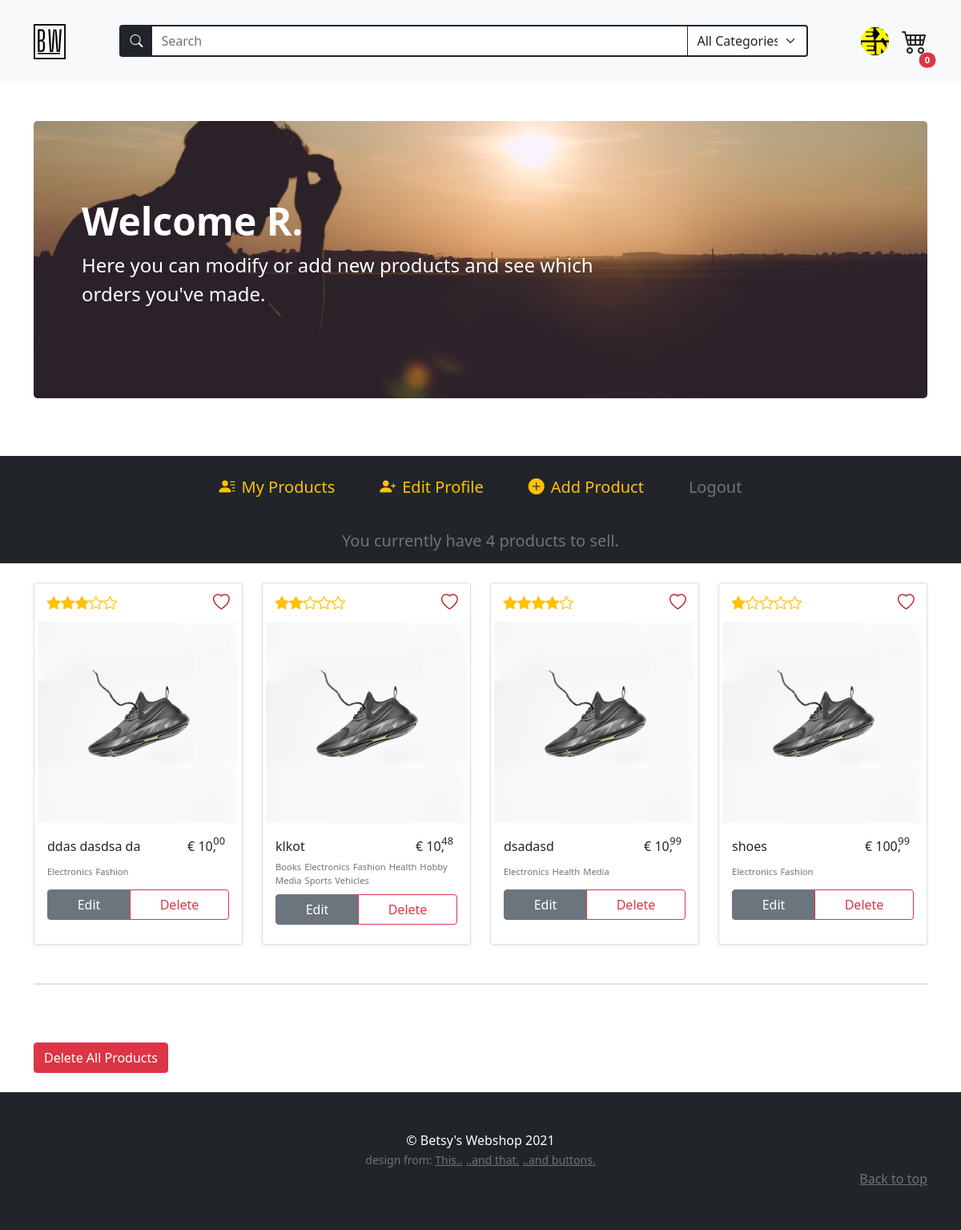
/account (signed in), run on an earlier commit of the app's database.
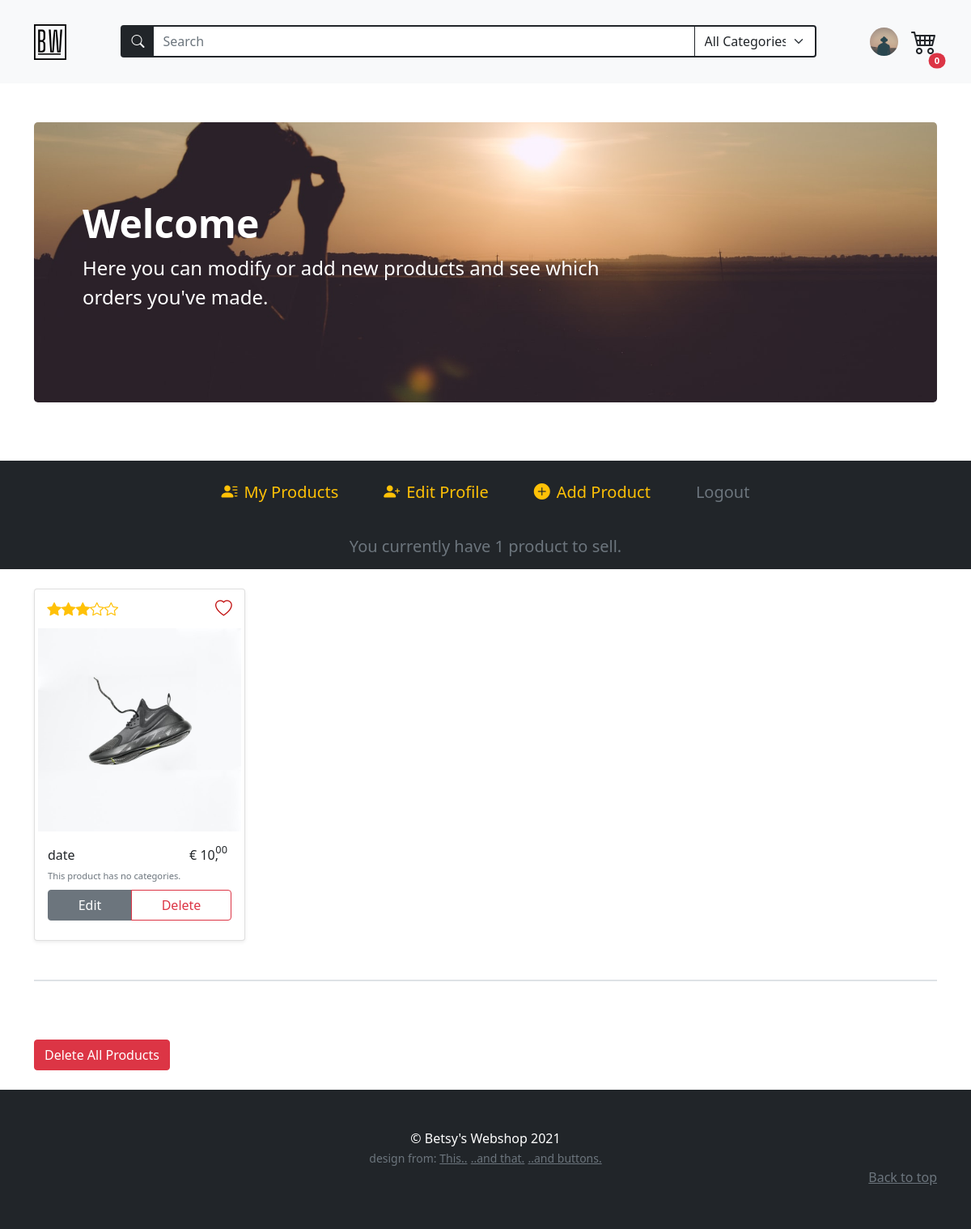
And on a later commit of the database.
### models.py (models this page shows, shortened)
class BaseModel(db_wrapper.Model):
    class Meta:
        database = db

class User(BaseModel, UserMixin):
    first_name = CharField(index=True, max_length=30, null=True, default="user")
    last_name = CharField(max_length=120, null=True, default="lastname")
    address = CharField(max_length=200, null=True, default="street123")
    city = CharField(max_length=50, null=True, default="city")
    country = CharField(max_length=50, null=True)
    cc_number = IntegerField(null=True, default=12345)
    username = CharField(index=True, max_length=30, unique=True)
    email = CharField(index=True, max_length=50, unique=True)
    password = CharField(max_length=255)
    profile_pic = CharField(null=True, default="default_user.jpg")

class Product(BaseModel):
    name = CharField(max_length=50)
    description = TextField(null=True)
    price_per_unit = DecimalField(
        constraints=[Check("price_per_unit >= 0")],
        decimal_places=2,
        max_digits=10,
        auto_round=True,
    )
    stock = IntegerField(default=1)
    owner = ForeignKeyField(User, backref="products")
    product_pic = CharField(null=True, default="default_product.jpg")
    date_posted = DateTimeField(formats="%Y-%m-%d %H:%M", default=datetime.now)

class ProductTag(BaseModel):
    product = ForeignKeyField(Product, index=True, backref="tags")
    tag = ForeignKeyField(Tag, index=True, backref="products")

class Tag(BaseModel):
    name = CharField(unique=True, max_length=30)

### routes.py (the view)
@app.route("/account", methods=["GET", "POST"])
@login_required
def account():
    update_account_form = UpdateAccountForm(
        prefix="update_account",
        country=current_user.country,
        profile_pic=current_user.profile_pic or "default_user.jpg",
    )
    add_product_form = AddProductForm(prefix="add-product")
    search_form = SearchForm(prefix="search_form")
    search_form.search_tag.choices = get_alpha_tag_names()
    user_products = list_user_products(current_user.id)
    profile_pic = url_for(
        "static", filename=f"/profile_pics/{current_user.profile_pic}"
    ) or url_for("static", filename="/profile_pics/default_user.jpg")
    return render_template(
        "account.html",
        title="Account",
        add_product_form=add_product_form,
        update_account_form=update_account_form,
        search_form=search_form,
        user_products=user_products,
        all_products=Product.select(),
        profile_pic=profile_pic,
        on_account_page=True,
        randomize=randomize,
        int_splitter=int_splitter,
    )

### forms.py (shortened to what this page needs)
class UpdateAccountForm(FlaskForm):
    first_name = StringField("Name", validators=[DataRequired(), Length(min=2, max=30)])
    last_name = StringField(
        "Surname", validators=[InputRequired(), Length(min=2, max=120)]
    )
    address = StringField(
        "Address", validators=[InputRequired(), Length(min=8, max=200)]
    )
    city = StringField("City", validators=[InputRequired(), Length(min=2, max=50)])
    country = SelectField(
        "Country",
        choices=["...", "Netherlands", "Belgium", "Germany", "France", "Other"],
        validators=[InputRequired()],
    )
    cc_number = IntegerField("Credit Card Number", validators=[InputRequired()])
    username = StringField(
        "Username",
        validators=[InputRequired(), Length(min=5, max=25)],
    )
    email = EmailField(
        "Email", validators=[InputRequired(), Length(min=5, max=50), Email()]
    )
    profile_pic = FileField(
        "Profile Picture",
        validators=[
            FileAllowed(["jpeg", "jpg", "png"], "Accepts only 'jpg' and 'png' !")
        ],
    )
    update = SubmitField("Update")

### main.py (called while the page is built)
def randomize():
    random_num = randint(2, 6)
    return random_num

### templates/account.html (shortened to what this page needs)
{% extends 'base.html' %}
{% block content %}
{% include "modal_delete_all_products.html" %} {% include 'account_navbar.html'
%}
<div class="container">
  <div class="album my-4">
    <div class="row row-cols-2 row-cols-md-3 row-cols-lg-4 g-4">
      {% for product in user_products %} {% include "modal_delete_product.html"
      %} {% include "product_featurette.html" %} {% endfor%}
    </div>
  </div>
  <div class="border my-5"></div>
  {% if user_products | length >= 1%}
  <button
    type="button"
    class="btn btn-danger my-4"
    data-bs-toggle="modal"
    data-bs-target="#deleteAllProductsModal"
  >
    Delete All Products
  </button>
</div>
{% endif %} {% endblock content %}

### templates/navbar.html (shortened to what this page needs)
<nav
  class="navbar navbar-expand-md navbar-light bg-light sticky-top"
>
  <div class="container py-3">
    <a class="navbar-brand" href="{{url_for('home') }}"
      ><img
        src="{{url_for('static', filename='assets/brand.svg')}}"
        alt=""
        width="40"
        class="d-inline-block align-text-top"
    /></a>
    {% include "searchbar.html" %}
        <ul class="nav">
        {% if current_user.is_authenticated %}
        <li class="nav-item dropdown position-relative d-flex align-items-center">
          <div class="profile-icon-container" id="navbarDropdown" data-bs-toggle="dropdown" aria-expanded="false" >
            <img
            style="width: 35px; height: 35px; object-fit: cover"
            class="rounded-circle mx-3 profile-icon d-block align-bottom "
            src="{{(url_for('static', filename='profile_pics/' + current_user.profile_pic ))  }}"
            alt="user thumbnail"
          />
          </div>
        </li>
        <li class="d-flex cart-icon position-relative" type="button" data-bs-toggle="offcanvas" data-bs-target="#offcanvasCart" aria-controls="offcanvasCart" >
          <i class="bi bi-cart4" style="font-size: 2rem;"></i>
          <span class="position-absolute top-100 start-100 translate-middle badge rounded-pill bg-danger" style="font-size: .7rem;">{{session['cart'] | length}}</span>
        </li>
        {% endif %}
      </ul>
    </div>
</nav>

### templates/account_navbar.html (shortened to what this page needs)
<div class="container py-5">
  <div class="p-5 mb-4 bg-dark rounded-3 account-banner banner">
    <div class="container-fluid py-5">
      <h1 class="display-5 fw-bold text-white">
        Welcome {{ current_user.first_name }}
      </h1>
      <p class="col-md-8 fs-4 text-white">
        Here you can modify or add new products and see which orders you've
        made.
      </p>
    </div>
  </div>
</div>
<ul
  class="
    nav
    row row-cols-md-2 row-cols-lg-auto
    justify-content-center
    bg-dark
    py-3
    fs-5
    mx-0
  "
>
  <li class="nav-item d-flex align-items-center justify-content-center">
    <a
      class="nav-link text-warning"
      href="{{url_for('account')}}"
      role="button"
    >
      <span><i class="bi bi-person-lines-fill pe-2"></i>My Products</span>
    </a>
  </li>
  <li class="nav-item d-flex align-items-center justify-content-center">
    <a
      id="collapseAccountBtn"
      class="nav-link text-warning"
      data-bs-toggle="collapse"
      href="#collapseAccountForm"
      role="button"
      aria-expanded="false"
      aria-controls="collapseAccountForm"
    >
      <span
        ><i class="bi bi-person-plus-fill text-warning pe-2"></i>Edit
        Profile</span
      >
    </a>
  </li>
  <li class="nav-item d-flex align-items-center justify-content-center">
    <a
      id="collapseProductFormBtn"
      class="nav-link text-warning"
      data-bs-toggle="collapse"
      href="#collapseProductForm"
      role="button"
      aria-expanded="false"
      aria-controls="collapseProductForm"
      ><span><i class="bi bi-plus-circle-fill pe-2"></i>Add Product</span></a
    >
  </li>
  <li class="nav-item d-flex align-items-center justify-content-center">
    <a
      class="nav-link text-muted"
      href="{{url_for('logout')}}"
      tabindex="-1"
      aria-disabled="true"
      >Logout</a
    >
  </li>
</ul>
<h1 class="text-center fs-5 bg-dark text-secondary py-3">
  {% if user_products|length == 1 %} You currently have {{ user_products|length
  }} product to sell. {% else %} You currently have {{ user_products|length }}
  products to sell. {% endif %}
</h1>

### templates/product_featurette.html (shortened to what the changed rows need)
<div class="card-group col" id="productID-{{product.id}}">
  <div class="card shadow-sm">
    <div class="card-img-container">
      {% set random = randomize() %} {% set les = 6 - random %}
      <div class="product-icons">
        <div class="d-flex text-warning product-rating">
          {% for count in range(1,random) %}
          <i class="bi bi-star-fill"></i>
          {% endfor %} {% for count in range(les) %}
          <i class="bi bi-star"></i>
          {% endfor %}
        </div>
        <div>
          {% if product.id in session['favorite'] %}
          <a
            href="{{url_for('handle_favorite', product_id=product.id)}}#productID-{{product.id}}"
            type="button"
          >
            <i class="bi bi-heart-fill heart-favorite"></i>
          </a>
          {% else %}
          <a
            href="{{url_for('handle_favorite', product_id=product.id)}}#productID-{{product.id}}"
            type="button"
            role="button"
          >
            <i class="bi bi-heart heart-favorite"></i>
          </a>
          {% endif %}
        </div>
      </div>
      <div class="product-img-container">
        <img
          class="img-thumbnail border-0 rounded mx-auto d-block"
          src="{{  url_for('static', filename='/product_pics/' + product.product_pic)  }}"
          alt="{{ product.name }}"
        />
      </div>
    </div>
    <div class="card-body d-flex flex-column justify-content-between">
      <div class="d-flex justify-content-between">
        <h6 class="py-0 my-0">{{ product.name }}</h6>
        {% set price = product.price_per_unit %}
        <div class="position-relative">
          <h6 class="me-3">€ {{ int_splitter(price)[0] }},</h6>
          <p class="decimal">{{ int_splitter(price)[1] }}</p>
        </div>
      </div>
      <ul class="d-flex flex-wrap p-0 mb-0" style="width: 100%;">
        {% if product.tags %} {% for producttags in product.tags %}
        <span class="pe-1 fs-small text-muted"> {{producttags.tag.name}}</span>
        {% endfor %} {% else %}
        <span class="pe-1 fs-small text-muted"
          >This product has no categories.</span
        >
        {% endif %}
      </ul>
      <div class="d-flex flex-column justify-content-between my-2">
        {% if not on_account_page %}
        {% if current_user.id == product.owner.id or current_user.is_anonymous
        %}
        <button
        type="button"
        class="
          btn btn-white
          py-2
          border border-dark
          rounded-0
          d-flex
          justify-content-center
        "
        role="button"
        aria-disabled="true"
        disabled
        ><i
          class="bi bi-lock-fill text-dark text-center"
          style="font-size: 1.2rem"
        ></i
      ></button>
      {% elif product.stock == 0 %}
      <button
        type="button"
        class="
          btn btn-white
          py-2
          border border-dark
          rounded-0
          d-flex
          justify-content-center
          text-danger
        "
        role="button"
        aria-disabled="true"
        disabled
        >Sold out!</button>
        {% else %}
        {% if product.id in session['cart'] %}
        <div class="button-2">
          <div class="slider"></div>
          <a
            type="button"
            href="{{url_for('handle_product_in_cart', product_id=product.id)}}#productID-{{product.id}}"
            class="
              btn btn-white
              py-2
              border border-dark
              rounded-0
              d-flex
              justify-content-center
            "
            role="button"
            ><i
              class="bi bi-cart-check text-dark text-center"
              style="font-size: 1.2rem"
            ></i
          ></a>
        </div>
        {% else %}
        <div class="button-2">
          <div class="black-slider"></div>
          <a
            type="button"
            href="{{url_for('handle_product_in_cart', product_id=product.id)}}#productID-{{product.id}}"
            class="
              btn
              py-2
              border border-dark
              rounded-0
              d-flex
              justify-content-center
              text-white
            "
            role="button"
            >Add to cart</a
          >
        </div>
        {% endif %} {% endif %}
        {% elif on_account_page %}
        <div class="btn-group">
          <a href="{{url_for('update_product_page', product_id=product.id)}}#updateProductForm" class="btn btn-secondary">Edit </a>
          <button
            type="button"
            class="btn btn-outline-danger"
            data-bs-toggle="modal"
            data-bs-target="#deleteProductModal{{product.id}}"
          >
            Delete
           </button>
        </div>
        {% endif %}
      </div>
    </div>
  </div>
</div>

What changed in the data, as far as the page shows it:
removed Product: product_pic (placeholder picture), name "ddas dasdsa da", price_per_unit "10", price_per_unit "00"
removed ProductTag: tag.name "Electronics", shown under "ddas dasdsa da"
removed ProductTag: tag.name "Fashion", shown under "ddas dasdsa da"
removed Product: product_pic (placeholder picture), name "klkot", price_per_unit "10", price_per_unit "48"
removed ProductTag: tag.name "Books", shown under "klkot"
removed ProductTag: tag.name "Electronics", shown under "klkot"
removed ProductTag: tag.name "Fashion", shown under "klkot"
removed ProductTag: tag.name "Health", shown under "klkot"
removed ProductTag: tag.name "Hobby", shown under "klkot"
removed ProductTag: tag.name "Media", shown under "klkot"
removed ProductTag: tag.name "Sports", shown under "klkot"
removed ProductTag: tag.name "Vehicles", shown under "klkot"
removed Product: product_pic (placeholder picture), name "dsadasd", price_per_unit "10", price_per_unit "99"
removed ProductTag: tag.name "Electronics", shown under "dsadasd"
removed ProductTag: tag.name "Health", shown under "dsadasd"
removed ProductTag: tag.name "Media", shown under "dsadasd"
removed Product: product_pic (placeholder picture), name "shoes", price_per_unit "100", price_per_unit "99"
removed ProductTag: tag.name "Electronics", shown under "shoes"
removed ProductTag: tag.name "Fashion", shown under "shoes"
changed User: profile_pic: picture removed, a placeholder shows; first_name "R." → (not shown)
added Product: product_pic (placeholder picture), name "date", price_per_unit "10", price_per_unit "00", shows "This product has no categories."
Also different on the page:
{{ user_products|length }}: (not shown) → "1"
{{ user_products|length }}: "4" → (not shown)
text no longer shown: "products to sell."
text now shown: "product to sell."
